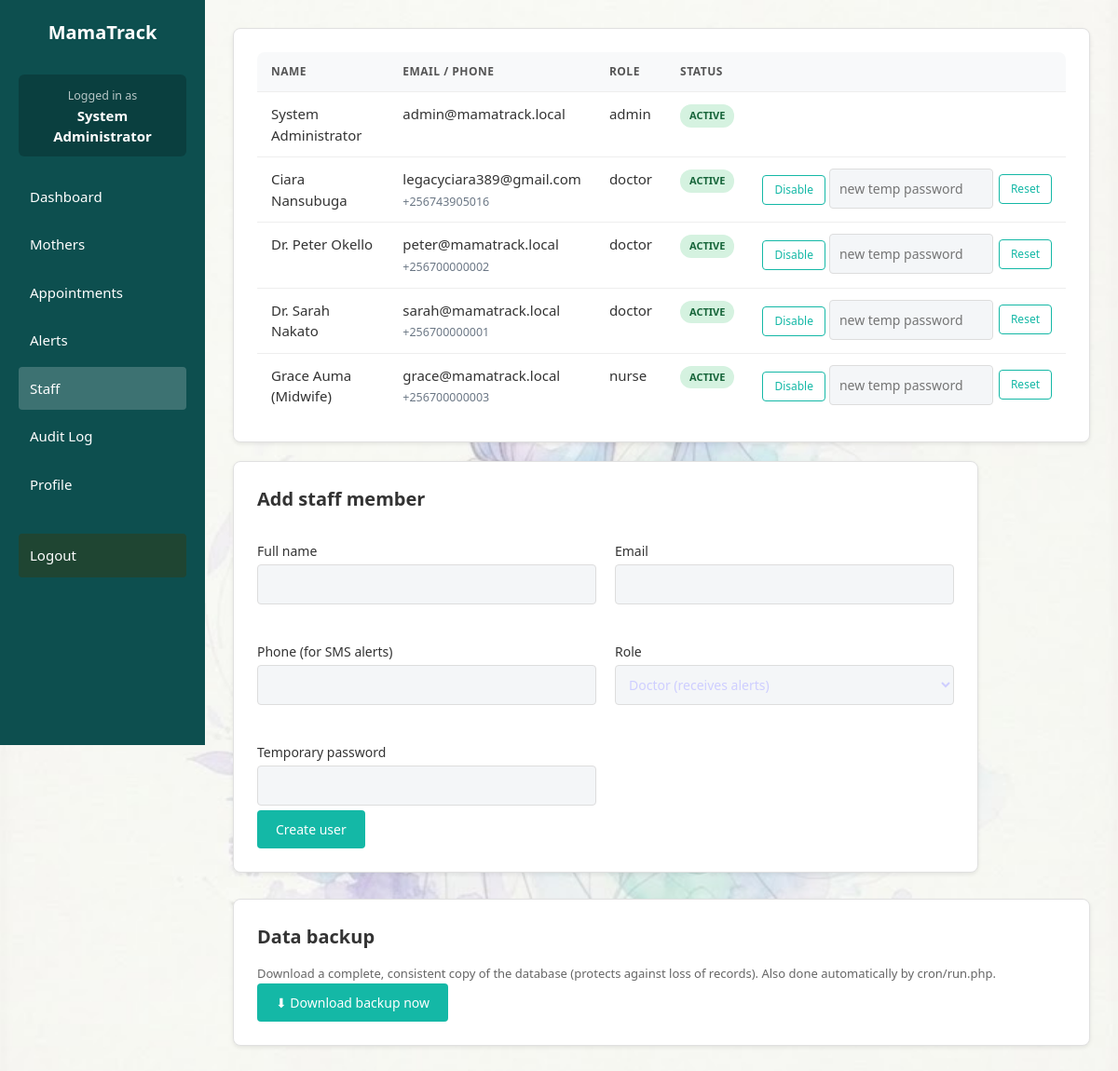
/users.php (signed in), run on the app's committed database.
### tables this page shows
CREATE TABLE `users` (
  `id` int(11) NOT NULL,
  `name` varchar(150) NOT NULL,
  `email` varchar(150) NOT NULL,
  `phone` varchar(30) DEFAULT NULL,
  `role` enum('admin','doctor','nurse') NOT NULL,
  `password_hash` varchar(255) NOT NULL,
  `active` tinyint(1) NOT NULL DEFAULT 1,
  `must_change` tinyint(1) NOT NULL DEFAULT 0,
  `failed_logins` int(11) NOT NULL DEFAULT 0,
  `locked_until` datetime DEFAULT NULL,
  `created_at` datetime NOT NULL
);

### users.php (the view, shortened to what this page needs)
<?php
require __DIR__ . '/includes/bootstrap.php';
$u = require_role('admin');
$rows = db()->query('SELECT * FROM users ORDER BY role, name')->fetchAll();
page_header('Staff users', 'users'); ?>
<div class="card"><div class="tbl"><table><tr><th>Name</th><th>Email / phone</th><th>Role</th><th>Status</th><th></th></tr>
<?php foreach ($rows as $r): ?><tr><td><?= h($r['name']) ?></td><td><?= h($r['email']) ?><br><small><?= h($r['phone']) ?></small></td><td><?= h($r['role']) ?></td>
 <td><?= $r['active'] ? '<span class="badge s-attended">Active</span>' : '<span class="badge s-cancelled">Disabled</span>' ?></td>
 <td class="nowrap"><?php if ((int)$r['id'] !== (int)$u['id']): ?>
  <form method="post" class="inline"><button class="btn sm ghost"><?= $r['active'] ? 'Disable' : 'Enable' ?></button></form>
  <form method="post" class="inline"><input name="password" placeholder="new temp password" size="14" minlength="8" required><button class="btn sm ghost">Reset</button></form>
 <?php endif; ?></td></tr><?php endforeach; ?></table></div></div>
<form method="post" class="card form"><?= csrf_field() ?><input type="hidden" name="do" value="create"><h2>Add staff member</h2>
  <div class="cols"><label>Full name<input name="name" required></label><label>Email<input type="email" name="email" required></label>
  <label>Phone (for SMS alerts)<input name="phone"></label>
  <label>Role<select name="role"><option value="doctor">Doctor (receives alerts)</option><option value="nurse">Nurse / midwife</option><option value="admin">Administrator</option></select></label>
  <label>Temporary password<input name="password" minlength="8" required></label></div>
  <button class="btn">Create user</button></form>
<hr class="sp"><div class="card"><h2>Data backup</h2><p class="muted">Download a complete, consistent copy of the database (protects against loss of records). Also done automatically by <code>cron/run.php</code>.</p>
<a class="btn" href="backup.php">⬇ Download backup now</a></div>
<?php page_footer();

### bootstrap.php (shortened to what this page needs)
<?php
function db() {
    static $pdo = null;
    if ($pdo === null) {
        $host = '127.0.0.1';
        $db   = 'mamatrack';
        $user = 'root';
        $pass = '';
        $charset = 'utf8mb4';
        $dsn = "mysql:host=$host;dbname=$db;charset=$charset";
        $options = [
            PDO::ATTR_ERRMODE            => PDO::ERRMODE_EXCEPTION,
            PDO::ATTR_DEFAULT_FETCH_MODE => PDO::FETCH_ASSOC,
            PDO::ATTR_EMULATE_PREPARES   => false,
        ];
        try {
            $pdo = new PDO($dsn, $user, $pass, $options);
        } catch (PDOException $e) {
            die("Database connection failed: " . $e->getMessage());
        }
    }
    return $pdo;
}
function h($str) { return htmlspecialchars((string)$str, ENT_QUOTES, 'UTF-8'); }
function current_user() {
    static $u = null;
    if ($u === null) {
        $s = db()->prepare('SELECT * FROM users WHERE id=? AND active=1');
        $s->execute([$_SESSION['uid']]);
        $u = $s->fetch();
    }
    return $u;
}
function require_login($force_change = false) {
    $u = current_user();
    return $u;
}
function require_role($role) {
    $u = require_login();
    return $u;
}
function page_header($title, $active = '') {
    $u = current_user();
    ?><!DOCTYPE html><html lang="en"><head><meta charset="UTF-8"><meta name="viewport" content="width=device-width, initial-scale=1.0">
    <link rel="stylesheet" href="assets/style.css">
    </head><body>
    <?php if ($u): ?>
       <div class="sidebar" id="sidebar">
        <h2> MamaTrack</h2>
        <div style="background: rgba(0,0,0,0.2); padding: 10px; border-radius: 6px; margin-bottom: 20px; text-align: center;">
            <small style="color: rgba(255,255,255,0.7);">Logged in as</small><br>
            <b style="color: white;"><?= h($u['name']) ?></b>
        </div>
        <a href="dashboard.php" class="<?= $active==='dash'?'active':'' ?>">Dashboard</a> <a href="patients.php" class="<?= $active==='patients'?'active':'' ?>">Mothers</a>
        <a href="appointments.php" class="<?= $active==='appts'?'active':'' ?>">Appointments</a>
        <a href="notifications.php" class="<?= $active==='notif'?'active':'' ?>">Alerts</a>
        <?php if ($u['role'] === 'admin'): ?><a href="users.php" class="<?= $active==='users'?'active':'' ?>">Staff</a>
        <a href="audit.php" class="<?= $active==='audit'?'active':'' ?>">Audit Log</a><?php endif; ?>
        <a href="profile.php">Profile</a>
        <a href="logout.php" style="margin-top: 30px; background: rgba(35, 68, 45, 0.85);">Logout</a>
    </div>
    <div class="content">
    <?php endif; ?>
<?php
}
function page_footer() {
    if (current_user()) {
        echo '</div>';
    }
    echo '</body></html>';
}

### style.css (style rules this page uses)
:root { --bg:#f4f6f8;--card:#fff;--ink:#1d2733;--mute:#6b7785;--line:#e3e8ee;--brand:#0f766e;--brand2:#0b5a54; --bad:#c0392b;--warn:#b9770e;--ok:#1e8449 }
* { box-sizing:border-box }
body { margin:0;font:15px/1.5 system-ui,-apple-system,Segoe UI,Roboto,sans-serif;background:linear-gradient(rgba(244,246,248,.7),rgba(244,246,248,.7)),url('https://i.pinimg.com/736x/f6/3e/a1/f63ea1126cc6912b124e506825b23bbc.jpg') center/cover no-repeat fixed;color:var(--ink);display:flex;min-height:100vh }
a { color:var(--brand) }
h2 { font-size:1.1rem;margin:0 0 10px }
.card { background:rgba(255,255,255,.92);border:1px solid var(--line);border-radius:12px;padding:18px;margin-bottom:16px;backdrop-filter:blur(2px);box-shadow:0 10px 28px rgba(15,23,42,.08) }
.cols { display:grid;grid-template-columns:repeat(auto-fit,minmax(210px,1fr));gap:12px }
label { display:block;font-weight:600;font-size:.88rem;margin-bottom:10px }
input,select,textarea { width:100%;padding:8px 10px;border:1px solid var(--line);border-radius:8px;background:var(--bg);color:var(--ink);font:inherit;margin-top:4px }
.btn { display:inline-block;background:var(--brand);color:#fff;border:0;border-radius:8px;padding:9px 16px;font:inherit;font-weight:600;cursor:pointer;text-decoration:none }
.btn.sm { padding:5px 10px;font-size:.85rem }
.btn.ghost { background:transparent;color:var(--brand);border:1px solid var(--line) }
form.inline { display:inline-flex;gap:6px;align-items:center;margin:0 }
form.inline input,form.inline select { width:auto;margin:0 }
.tbl { overflow-x:auto }
table { width:100%;border-collapse:collapse }
th,td { text-align:left;padding:8px 10px;border-bottom:1px solid var(--line);vertical-align:top }
th { font-size:.78rem;text-transform:uppercase;letter-spacing:.04em;color:var(--mute) }
.nowrap { white-space:nowrap }
.muted { color:var(--mute) }
small { color:var(--mute) }
.badge { display:inline-block;padding:2px 9px;border-radius:99px;font-size:.78rem;font-weight:700;background:#e5e7eb;color:#374151 }
.r-low,.s-attended,.n-sent { background:#d5f2e0;color:#17653a }

### data on the page
users: name "System Administrator", email "admin@mamatrack.local", role "admin", active "ACTIVE"
users: name "Ciara Nansubuga", email "legacyciara389@gmail.com", phone "+256743905016", role "doctor", active "ACTIVE"
users: name "Dr. Peter Okello", email "peter@mamatrack.local", phone "+256700000002", role "doctor", active "ACTIVE"
users: name "Dr. Sarah Nakato", email "sarah@mamatrack.local", phone "+256700000001", role "doctor", active "ACTIVE"
users: name "Grace Auma (Midwife)", email "grace@mamatrack.local", phone "+256700000003", role "nurse", active "ACTIVE"
